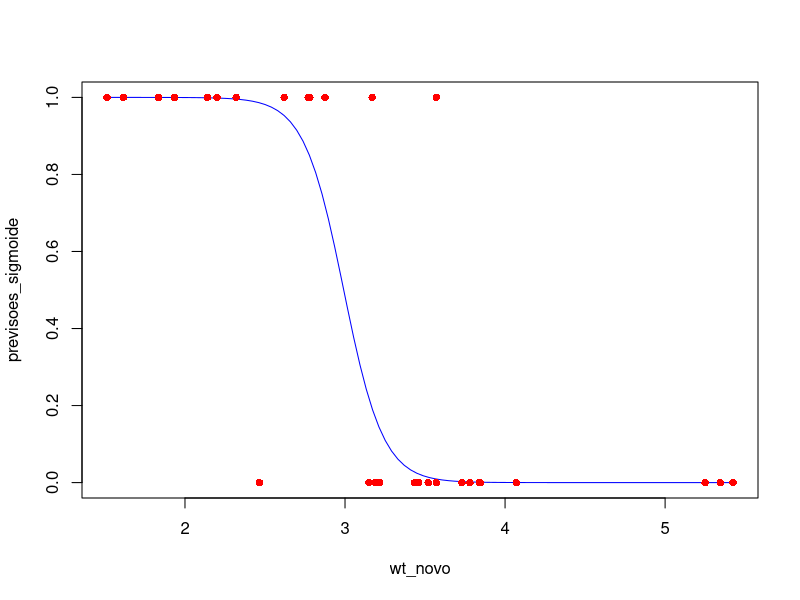
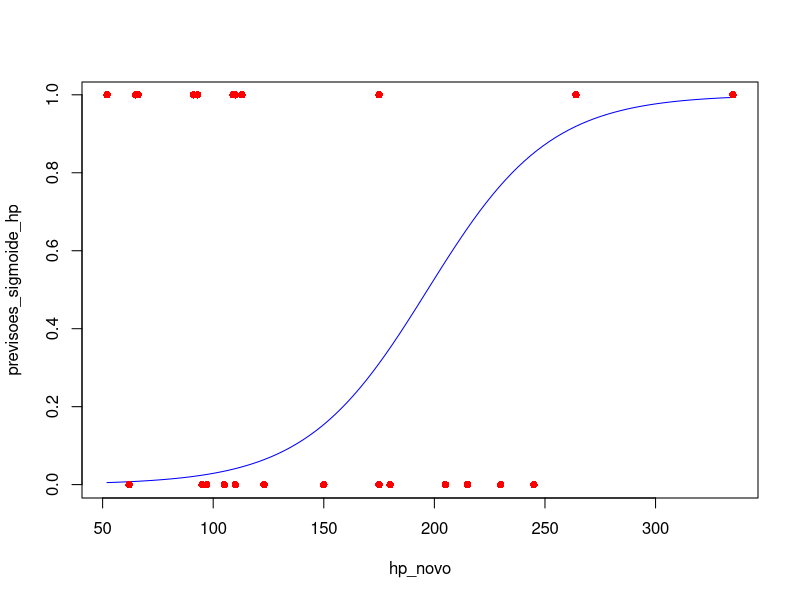

The R script that drew these images, in order:
#Regressão Logística Binária
#Utilizando o dataset mtcars, aplique a
#Regressão Logística Binária para classificar um veículo com transmissão manual 
#ou automática sendo: 0 = automática, 1 = manual, (em função wt e hp)
data("mtcars")
modelo <- glm(am ~ wt + hp, data = mtcars,
              family = binomial)
#a) O gráfico sigmoide para cada variável independente
wt_novo <- seq(min(mtcars$wt), max(mtcars$wt),
               length.out = 100)
previsoes_sigmoide <- predict(modelo, newdata =
                                data.frame(wt = wt_novo, hp = mean(mtcars$hp)),
                              type = "response")
plot(wt_novo, previsoes_sigmoide, type = "l", col =
       "blue")
points(mtcars$wt, mtcars$am, col = "red", pch =
         16)
hp_novo <- seq(min(mtcars$hp), max(mtcars$hp),
               length.out = 100)
previsoes_sigmoide_hp <- predict(modelo,
                                 newdata = data.frame(hp = hp_novo, wt =
                                                        mean(mtcars$wt)), type = "response")
plot(hp_novo, previsoes_sigmoide_hp, type = "l",
     col = "blue")
points(mtcars$hp, mtcars$am, col = "red", pch =
         16)

#b) Previsões de todos os veículos do database
previsoes <- predict(modelo, type = "response")
previsoes_classificadas <- ifelse(previsoes > 0.5,
                                  1, 0)

#c) Matriz de Confusão e Acurácia
matriz_confusao <-
  table(previsoes_classificadas, mtcars$am)
acuracia <- sum(diag(matriz_confusao)) /
  sum(matriz_confusao)

#d) Inclua uma nova coluna no dataset original das classificações previstas
mtcars$Classificacao <- previsoes_classificadas
